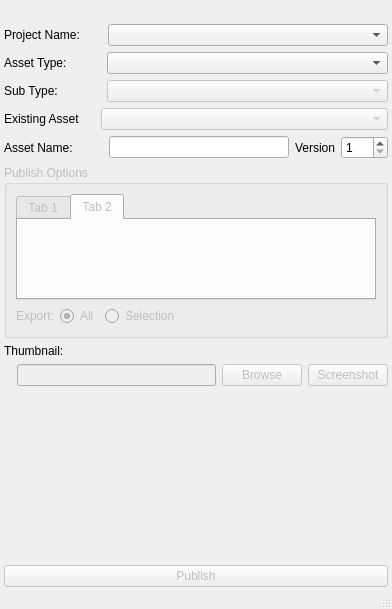
<?xml version="1.0" encoding="UTF-8"?>
<ui version="4.0">
 <class>assetPublishWin</class>
 <widget class="QMainWindow" name="assetPublishWin">
  <property name="geometry">
   <rect>
    <x>0</x>
    <y>0</y>
    <width>392</width>
    <height>609</height>
   </rect>
  </property>
  <property name="windowTitle">
   <string>Asset Publish</string>
  </property>
  <widget class="QWidget" name="centralwidget">
   <layout class="QGridLayout" name="gridLayout_2">
    <property name="leftMargin">
     <number>4</number>
    </property>
    <property name="topMargin">
     <number>4</number>
    </property>
    <property name="rightMargin">
     <number>4</number>
    </property>
    <property name="bottomMargin">
     <number>0</number>
    </property>
    <property name="horizontalSpacing">
     <number>6</number>
    </property>
    <item row="2" column="0">
     <layout class="QGridLayout" name="gridLayout">
      <property name="spacing">
       <number>6</number>
      </property>
      <item row="0" column="0">
       <layout class="QVBoxLayout" name="verticalLayout">
        <item>
         <layout class="QHBoxLayout" name="horizontalLayout_7">
          <property name="leftMargin">
           <number>0</number>
          </property>
          <item>
           <widget class="QLabel" name="label_9">
            <property name="minimumSize">
             <size>
              <width>0</width>
              <height>0</height>
             </size>
            </property>
            <property name="maximumSize">
             <size>
              <width>75</width>
              <height>16777215</height>
             </size>
            </property>
            <property name="text">
             <string>Project Name:</string>
            </property>
           </widget>
          </item>
          <item>
           <spacer name="horizontalSpacer_5">
            <property name="orientation">
             <enum>Qt::Horizontal</enum>
            </property>
            <property name="sizeType">
             <enum>QSizePolicy::Fixed</enum>
            </property>
            <property name="sizeHint" stdset="0">
             <size>
              <width>23</width>
              <height>20</height>
             </size>
            </property>
           </spacer>
          </item>
          <item>
           <widget class="QComboBox" name="projectNameBox">
            <property name="sizePolicy">
             <sizepolicy hsizetype="Expanding" vsizetype="Fixed">
              <horstretch>0</horstretch>
              <verstretch>0</verstretch>
             </sizepolicy>
            </property>
            <property name="minimumSize">
             <size>
              <width>170</width>
              <height>0</height>
             </size>
            </property>
            <property name="maximumSize">
             <size>
              <width>16777215</width>
              <height>16777215</height>
             </size>
            </property>
           </widget>
          </item>
         </layout>
        </item>
        <item>
         <layout class="QHBoxLayout" name="horizontalLayout_3">
          <property name="leftMargin">
           <number>0</number>
          </property>
          <item>
           <widget class="QLabel" name="label_3">
            <property name="minimumSize">
             <size>
              <width>0</width>
              <height>0</height>
             </size>
            </property>
            <property name="maximumSize">
             <size>
              <width>75</width>
              <height>16777215</height>
             </size>
            </property>
            <property name="text">
             <string>Asset Type:</string>
            </property>
           </widget>
          </item>
          <item>
           <spacer name="horizontalSpacer_2">
            <property name="orientation">
             <enum>Qt::Horizontal</enum>
            </property>
            <property name="sizeType">
             <enum>QSizePolicy::Fixed</enum>
            </property>
            <property name="sizeHint" stdset="0">
             <size>
              <width>34</width>
              <height>20</height>
             </size>
            </property>
           </spacer>
          </item>
          <item>
           <widget class="QComboBox" name="assetTypeBox">
            <property name="sizePolicy">
             <sizepolicy hsizetype="Expanding" vsizetype="Fixed">
              <horstretch>0</horstretch>
              <verstretch>0</verstretch>
             </sizepolicy>
            </property>
            <property name="minimumSize">
             <size>
              <width>170</width>
              <height>0</height>
             </size>
            </property>
            <property name="maximumSize">
             <size>
              <width>16777215</width>
              <height>16777215</height>
             </size>
            </property>
           </widget>
          </item>
         </layout>
        </item>
        <item>
         <layout class="QHBoxLayout" name="horizontalLayout_4">
          <property name="leftMargin">
           <number>0</number>
          </property>
          <item>
           <widget class="QLabel" name="label_4">
            <property name="minimumSize">
             <size>
              <width>0</width>
              <height>0</height>
             </size>
            </property>
            <property name="maximumSize">
             <size>
              <width>75</width>
              <height>16777215</height>
             </size>
            </property>
            <property name="text">
             <string>Sub Type:</string>
            </property>
           </widget>
          </item>
          <item>
           <spacer name="horizontalSpacer">
            <property name="orientation">
             <enum>Qt::Horizontal</enum>
            </property>
            <property name="sizeType">
             <enum>QSizePolicy::Fixed</enum>
            </property>
            <property name="sizeHint" stdset="0">
             <size>
              <width>43</width>
              <height>20</height>
             </size>
            </property>
           </spacer>
          </item>
          <item>
           <widget class="QComboBox" name="subTypeBox">
            <property name="enabled">
             <bool>false</bool>
            </property>
            <property name="sizePolicy">
             <sizepolicy hsizetype="Expanding" vsizetype="Fixed">
              <horstretch>0</horstretch>
              <verstretch>0</verstretch>
             </sizepolicy>
            </property>
            <property name="minimumSize">
             <size>
              <width>170</width>
              <height>0</height>
             </size>
            </property>
            <property name="maximumSize">
             <size>
              <width>16777215</width>
              <height>16777215</height>
             </size>
            </property>
           </widget>
          </item>
         </layout>
        </item>
        <item>
         <layout class="QHBoxLayout" name="horizontalLayout_5">
          <property name="leftMargin">
           <number>0</number>
          </property>
          <item>
           <widget class="QLabel" name="label_5">
            <property name="minimumSize">
             <size>
              <width>0</width>
              <height>0</height>
             </size>
            </property>
            <property name="maximumSize">
             <size>
              <width>75</width>
              <height>16777215</height>
             </size>
            </property>
            <property name="text">
             <string>Existing Assets:</string>
            </property>
           </widget>
          </item>
          <item>
           <spacer name="horizontalSpacer_7">
            <property name="orientation">
             <enum>Qt::Horizontal</enum>
            </property>
            <property name="sizeType">
             <enum>QSizePolicy::Fixed</enum>
            </property>
            <property name="sizeHint" stdset="0">
             <size>
              <width>16</width>
              <height>20</height>
             </size>
            </property>
           </spacer>
          </item>
          <item>
           <widget class="QComboBox" name="existingAssetBox">
            <property name="enabled">
             <bool>false</bool>
            </property>
            <property name="sizePolicy">
             <sizepolicy hsizetype="Expanding" vsizetype="Fixed">
              <horstretch>0</horstretch>
              <verstretch>0</verstretch>
             </sizepolicy>
            </property>
            <property name="minimumSize">
             <size>
              <width>170</width>
              <height>0</height>
             </size>
            </property>
            <property name="maximumSize">
             <size>
              <width>16777215</width>
              <height>16777215</height>
             </size>
            </property>
           </widget>
          </item>
         </layout>
        </item>
        <item>
         <layout class="QHBoxLayout" name="horizontalLayout">
          <property name="leftMargin">
           <number>0</number>
          </property>
          <item>
           <widget class="QLabel" name="label_2">
            <property name="minimumSize">
             <size>
              <width>0</width>
              <height>0</height>
             </size>
            </property>
            <property name="maximumSize">
             <size>
              <width>75</width>
              <height>16777215</height>
             </size>
            </property>
            <property name="text">
             <string>Asset Name:</string>
            </property>
           </widget>
          </item>
          <item>
           <spacer name="horizontalSpacer_3">
            <property name="orientation">
             <enum>Qt::Horizontal</enum>
            </property>
            <property name="sizeType">
             <enum>QSizePolicy::Fixed</enum>
            </property>
            <property name="sizeHint" stdset="0">
             <size>
              <width>30</width>
              <height>20</height>
             </size>
            </property>
           </spacer>
          </item>
          <item>
           <widget class="QLineEdit" name="assetNameEdit">
            <property name="enabled">
             <bool>true</bool>
            </property>
            <property name="sizePolicy">
             <sizepolicy hsizetype="Expanding" vsizetype="Fixed">
              <horstretch>0</horstretch>
              <verstretch>0</verstretch>
             </sizepolicy>
            </property>
            <property name="minimumSize">
             <size>
              <width>170</width>
              <height>0</height>
             </size>
            </property>
            <property name="maximumSize">
             <size>
              <width>16777215</width>
              <height>16777215</height>
             </size>
            </property>
           </widget>
          </item>
          <item>
           <widget class="QLabel" name="label_10">
            <property name="text">
             <string>Version</string>
            </property>
           </widget>
          </item>
          <item>
           <widget class="QSpinBox" name="versionInt">
            <property name="minimum">
             <number>1</number>
            </property>
            <property name="maximum">
             <number>999</number>
            </property>
           </widget>
          </item>
         </layout>
        </item>
        <item>
         <widget class="QGroupBox" name="publishGroupBox">
          <property name="enabled">
           <bool>false</bool>
          </property>
          <property name="maximumSize">
           <size>
            <width>16777215</width>
            <height>250</height>
           </size>
          </property>
          <property name="title">
           <string>Publish Options</string>
          </property>
          <layout class="QGridLayout" name="gridLayout_3">
           <item row="0" column="0">
            <widget class="QTabWidget" name="publishTab">
             <property name="enabled">
              <bool>false</bool>
             </property>
             <property name="currentIndex">
              <number>1</number>
             </property>
             <widget class="QWidget" name="tab">
              <attribute name="title">
               <string>Tab 1</string>
              </attribute>
             </widget>
             <widget class="QWidget" name="tab_2">
              <attribute name="title">
               <string>Tab 2</string>
              </attribute>
             </widget>
            </widget>
           </item>
           <item row="1" column="0">
            <layout class="QHBoxLayout" name="horizontalLayout_6">
             <item>
              <widget class="QLabel" name="label_6">
               <property name="maximumSize">
                <size>
                 <width>47</width>
                 <height>16777215</height>
                </size>
               </property>
               <property name="text">
                <string>Export:</string>
               </property>
              </widget>
             </item>
             <item>
              <widget class="QRadioButton" name="allRadio">
               <property name="text">
                <string>All</string>
               </property>
               <property name="checked">
                <bool>true</bool>
               </property>
              </widget>
             </item>
             <item>
              <widget class="QRadioButton" name="selectionRadio">
               <property name="text">
                <string>Selection</string>
               </property>
              </widget>
             </item>
             <item>
              <spacer name="horizontalSpacer_4">
               <property name="orientation">
                <enum>Qt::Horizontal</enum>
               </property>
               <property name="sizeHint" stdset="0">
                <size>
                 <width>40</width>
                 <height>20</height>
                </size>
               </property>
              </spacer>
             </item>
            </layout>
           </item>
          </layout>
         </widget>
        </item>
        <item>
         <widget class="QLabel" name="label_8">
          <property name="text">
           <string>Thumbnail:</string>
          </property>
         </widget>
        </item>
        <item>
         <layout class="QHBoxLayout" name="screenLayout">
          <property name="leftMargin">
           <number>0</number>
          </property>
          <item>
           <widget class="QLabel" name="label_7">
            <property name="text">
             <string/>
            </property>
           </widget>
          </item>
          <item>
           <widget class="QLineEdit" name="thumbPathEdit">
            <property name="enabled">
             <bool>false</bool>
            </property>
           </widget>
          </item>
          <item>
           <widget class="QPushButton" name="thumbBrowseBtn">
            <property name="enabled">
             <bool>false</bool>
            </property>
            <property name="text">
             <string>Browse</string>
            </property>
           </widget>
          </item>
          <item>
           <widget class="QPushButton" name="thumbScreenshotBtn">
            <property name="enabled">
             <bool>false</bool>
            </property>
            <property name="text">
             <string>Screenshot</string>
            </property>
           </widget>
          </item>
         </layout>
        </item>
        <item>
         <spacer name="verticalSpacer">
          <property name="orientation">
           <enum>Qt::Vertical</enum>
          </property>
          <property name="sizeHint" stdset="0">
           <size>
            <width>20</width>
            <height>40</height>
           </size>
          </property>
         </spacer>
        </item>
        <item>
         <widget class="QPushButton" name="publishBtn">
          <property name="enabled">
           <bool>false</bool>
          </property>
          <property name="text">
           <string>Publish</string>
          </property>
         </widget>
        </item>
       </layout>
      </item>
     </layout>
    </item>
    <item row="0" column="0">
     <layout class="QHBoxLayout" name="horizontalLayout_2">
      <property name="leftMargin">
       <number>0</number>
      </property>
      <item>
       <widget class="QLabel" name="label">
        <property name="text">
         <string/>
        </property>
        <property name="pixmap">
         <pixmap>../icons/arPublishAssets.png</pixmap>
        </property>
       </widget>
      </item>
     </layout>
    </item>
   </layout>
  </widget>
  <widget class="QStatusBar" name="statusbar"/>
 </widget>
 <resources/>
 <connections/>
</ui>
